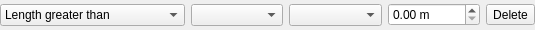
<?xml version="1.0" encoding="UTF-8"?>
<ui version="4.0">
 <class>GeometryWidget</class>
 <widget class="QWidget" name="GeometryWidget">
  <property name="geometry">
   <rect>
    <x>0</x>
    <y>0</y>
    <width>535</width>
    <height>30</height>
   </rect>
  </property>
  <layout class="QHBoxLayout" name="horizontalLayout">
   <property name="leftMargin">
    <number>0</number>
   </property>
   <property name="topMargin">
    <number>0</number>
   </property>
   <property name="rightMargin">
    <number>0</number>
   </property>
   <property name="bottomMargin">
    <number>0</number>
   </property>
   <item>
    <widget class="QComboBox" name="typeCombo">
     <item>
      <property name="text">
       <string>Length greater than</string>
      </property>
     </item>
     <item>
      <property name="text">
       <string>Length less than</string>
      </property>
     </item>
     <item>
      <property name="text">
       <string>Surface greater than</string>
      </property>
     </item>
     <item>
      <property name="text">
       <string>Surface less than</string>
      </property>
     </item>
     <item>
      <property name="text">
       <string>Is geometry of</string>
      </property>
     </item>
     <item>
      <property name="text">
       <string>Is not geometry of</string>
      </property>
     </item>
     <item>
      <property name="text">
       <string>Geometry contains</string>
      </property>
     </item>
     <item>
      <property name="text">
       <string>Geometry does not contains</string>
      </property>
     </item>
     <item>
      <property name="text">
       <string>Geometry ends on</string>
      </property>
     </item>
     <item>
      <property name="text">
       <string>Geometry does not ends on</string>
      </property>
     </item>
     <item>
      <property name="text">
       <string>Geometry touch</string>
      </property>
     </item>
     <item>
      <property name="text">
       <string>Geometry does not touch</string>
      </property>
     </item>
     <item>
      <property name="text">
       <string>Have subobject</string>
      </property>
     </item>
     <item>
      <property name="text">
       <string>Do not have subobject</string>
      </property>
     </item>
     <item>
      <property name="text">
       <string>Is subobject of</string>
      </property>
     </item>
     <item>
      <property name="text">
       <string>Is not subobject of</string>
      </property>
     </item>
     <item>
      <property name="text">
       <string>Object has point geometry</string>
      </property>
     </item>
     <item>
      <property name="text">
       <string>Object has linear geometry</string>
      </property>
     </item>
     <item>
      <property name="text">
       <string>Object has surface geometry</string>
      </property>
     </item>
     <item>
      <property name="text">
       <string>Object has circle geometry</string>
      </property>
     </item>
     <item>
      <property name="text">
       <string>Object has multiple relations</string>
      </property>
     </item>
    </widget>
   </item>
   <item>
    <widget class="QComboBox" name="pointCombo"/>
   </item>
   <item>
    <widget class="QComboBox" name="classCombo"/>
   </item>
   <item>
    <widget class="QDoubleSpinBox" name="sizeSpin">
     <property name="suffix">
      <string> m</string>
     </property>
     <property name="maximum">
      <double>10000.000000000000000</double>
     </property>
    </widget>
   </item>
   <item>
    <widget class="QToolButton" name="removeButton">
     <property name="text">
      <string>Delete</string>
     </property>
     <property name="icon">
      <iconset theme="list-remove">
       <normaloff>.</normaloff>.</iconset>
     </property>
    </widget>
   </item>
  </layout>
 </widget>
 <tabstops>
  <tabstop>typeCombo</tabstop>
  <tabstop>pointCombo</tabstop>
  <tabstop>classCombo</tabstop>
  <tabstop>sizeSpin</tabstop>
  <tabstop>removeButton</tabstop>
 </tabstops>
 <resources/>
 <connections>
  <connection>
   <sender>removeButton</sender>
   <signal>clicked()</signal>
   <receiver>GeometryWidget</receiver>
   <slot>deleteLater()</slot>
   <hints>
    <hint type="sourcelabel">
     <x>399</x>
     <y>17</y>
    </hint>
    <hint type="destinationlabel">
     <x>385</x>
     <y>134</y>
    </hint>
   </hints>
  </connection>
  <connection>
   <sender>typeCombo</sender>
   <signal>currentIndexChanged(int)</signal>
   <receiver>GeometryWidget</receiver>
   <slot>typeChanged(int)</slot>
   <hints>
    <hint type="sourcelabel">
     <x>68</x>
     <y>19</y>
    </hint>
    <hint type="destinationlabel">
     <x>89</x>
     <y>161</y>
    </hint>
   </hints>
  </connection>
 </connections>
 <slots>
  <slot>typeChanged(int)</slot>
 </slots>
</ui>
